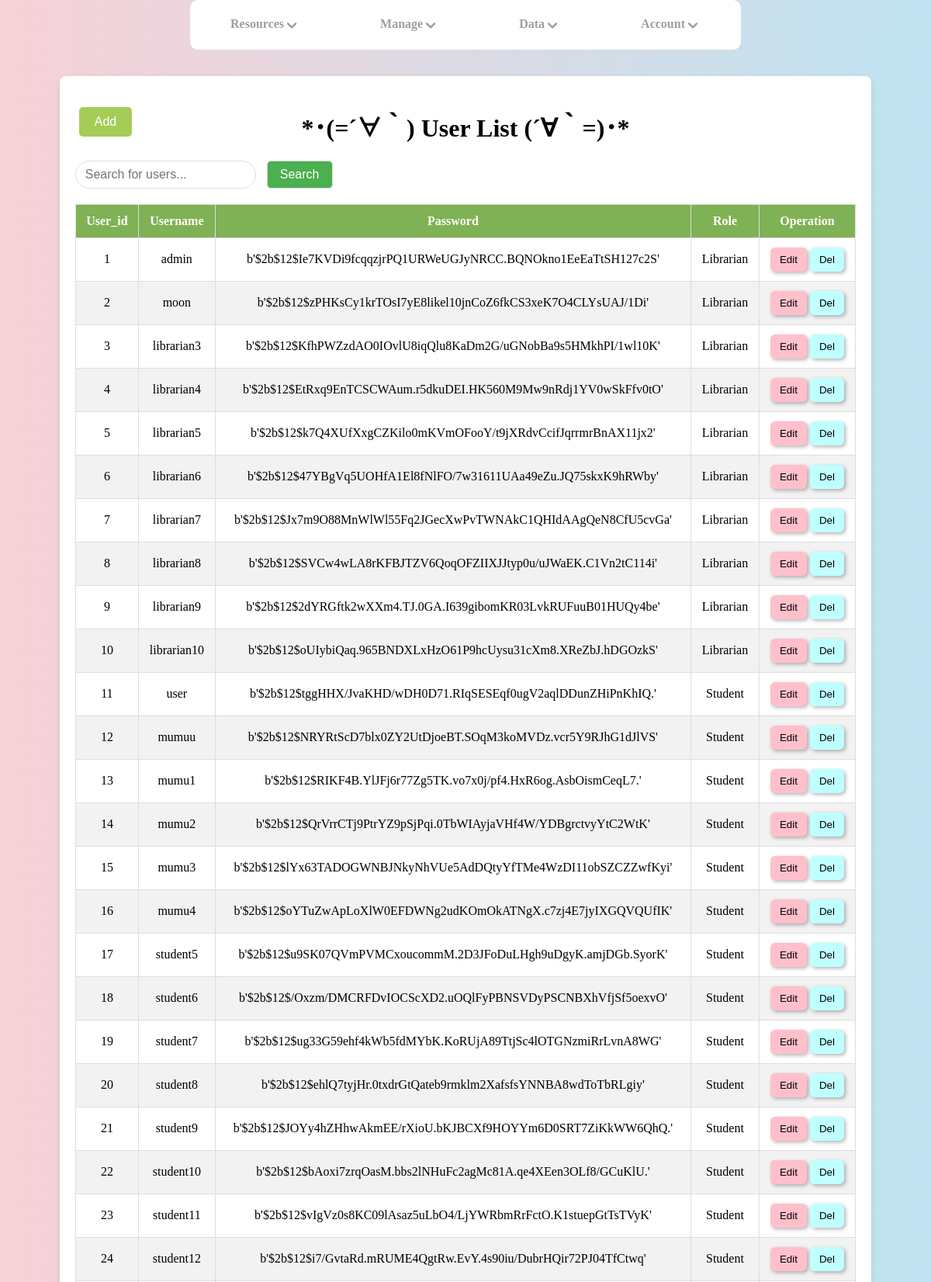
Screenshot of /users (upper part) with the database file from the repository.
### tables this page shows
CREATE TABLE users (
                    user_id INTEGER PRIMARY KEY AUTOINCREMENT,
                    username TEXT NOT NULL UNIQUE,
                    password TEXT NOT NULL,
                    role TEXT NOT NULL
                );

### app.py (the view)
@app.route('/users')
def users():  # put application's code here
    conn =get_db()
    cursor = conn.cursor()
    cursor.execute("SELECT * FROM users")
    users = cursor.fetchall()
    conn.close()
    return render_template("users.html", users=users)

### app.py (called while the page is built)
def get_db():
    conn = sqlite3.connect(DATABASE, check_same_thread=False)
    conn.row_factory = sqlite3.Row  # 允许通过列名访问数据
    return conn

### templates/users.html (shortened to what this page needs)
<!DOCTYPE html>
<html lang="en">
<head>
    <link rel="stylesheet" href="../static/css/libr_frontpage.css">
</head>
<body>
        <div class="nav">
        <div class="nav-wrapper">
            <div class="nav-item">
                <a href="#" class="alink">
                    <span>Resources</span>
                    <img src="../static/img/drop.png" alt="">
                </a>
            </div>
            <div class="nav-item">
                <a href="#" class="alink">
                    <span>Manage</span>
                    <img src="../static/img/drop.png" alt="">
                </a>
            </div>
            <div class="nav-item">
                <a href="#" class="alink">
                    <span>Data</span>
                    <img src="../static/img/drop.png" alt="">
                </a>
            </div>
            <div class="nav-item">
                <a href="#" class="alink">
                    <span>Account</span>
                    <img src="../static/img/drop.png" alt="">
                </a>
            </div>
        </div>
    </div>
    <div class="table-container">
        <button class="add-button" onclick="addInfo()">Add</button>
        <h1 style="text-align: center;">*･(=´∀｀) User List (´∀｀=)･*</h1>
        <form method="POST" action="/user_search">
            <input type="text" name="search" id="searchInput" placeholder="Search for users..." />
            <button type="submit" class="search_button">Search</button>
        </form>
        <table>
            <thead>
                <tr>
                    <th>User_id</th>
                    <th>Username</th>
                    <th>Password</th>
                    <th>Role</th>
                    <th>Operation</th>
                </tr>
            </thead>
            <tbody id="userTable">
                {% for user in users %}
                <tr>
                    <td>{{ user['user_id'] }}</td>
                    <td>{{ user['username'] }}</td>
                    <td>{{ user['password'] }}</td>
                    <td>{{ user['role'] }}</td>
                    <td>
                        <button onclick="editInfo({{ user['user_id'] }}, '{{ user['username'] }}', '{{ user['role'] }}')" class="edit-button">Edit</button>
                        <button onclick="deleteInfo({{ user['user_id'] }})" class="del-button">Del</button>
                    </td>
                </tr>
                {% endfor %}
            </tbody>
        </table>
    </div>
</body>
</html>

### static/css/libr_frontpage.css (style rules this page uses)
body { background: linear-gradient(to right, rgb(247, 209, 215), rgb(191, 227, 241)); overflow-x: hidden; display: flex; justify-content: center; }
.nav { position: absolute; left: 50%; top: 0%; transform: translate(-50%); z-index: 100; }
.nav .nav-wrapper { box-sizing: border-box; border-radius: 10px; background-color: #fff; display: flex; justify-content: flex-start; }
.nav .nav-wrapper .nav-item { color: #9e9e9e; padding: 10px 30px; cursor: pointer; font-weight: 800; position: relative; display: inline-block; }
.nav .nav-wrapper .nav-item .alink { border: 2px solid transparent; color: #9e9e9e; text-decoration: none; display: flex; flex-wrap: nowrap; padding: 10px 20px; }
.nav .nav-wrapper .nav-item .alink img { width: 20px; height: 20px; vertical-align: middle; }
.table-container { width: 85%; max-width: 1100px; padding: 20px; background-color: white; border-radius: 8px; box-shadow: 0 4px 8px rgba(0, 0, 0, 0.1); margin-top: 90px; overflow-x: auto; }
table { width: 100%; border-collapse: collapse; margin: 20px 0; }
table th, table td { padding: 12px; text-align: center; border: 1px solid #ddd; }
table th { background-color: #7fb254; color: white; }
table tr:nth-child(even) { background-color: #f2f2f2; }
#searchInput { padding: 8px 12px; font-size: 16px; border-radius: 25px; border: 1px solid #ddd; margin-right: 10px; }
.search_button { padding: 8px 16px; font-size: 16px; border-radius: 5px; border: 1px solid #ddd; background-color: #4CAF50; color: white; cursor: pointer; }

### templates/users.html (style rules this page uses)
.edit-button, .del-button { color: black; border: none; padding: 8px 12px; cursor: pointer; box-shadow: 2px 2px 5px rgba(0, 0, 0, 0.3); transition: box-shadow 0.2s ease, transform 0.2s ease; border-radius: 6px; }
.edit-button { background-color: pink; }
.del-button { background-color: #c0ffff; }
.add-button { background-color: #a5cc57; color: white; padding: 10px 20px; border: none; border-radius: 5px; font-size: 16px; cursor: pointer; position: absolute; top: 40px; left: 25px; z-index: 10; }
.table-container { position: relative; }

### rows the page displays
users: user_id "1", username "admin", password "b'$2b$12$Ie7KVDi9fcqqzjrPQ1URWeUGJyNRCC.BQNOkno1EeEaTtSH127c2S'", role "Librarian"
users: user_id "2", username "moon", password "b'$2b$12$zPHKsCy1krTOsI7yE8likel10jnCoZ6fkCS3xeK7O4CLYsUAJ/1Di'", role "Librarian"
users: user_id "3", username "librarian3", password "b'$2b$12$KfhPWZzdAO0IOvlU8iqQlu8KaDm2G/uGNobBa9s5HMkhPI/1wl10K'", role "Librarian"
users: user_id "4", username "librarian4", password "b'$2b$12$EtRxq9EnTCSCWAum.r5dkuDEI.HK560M9Mw9nRdj1YV0wSkFfv0tO'", role "Librarian"
users: user_id "5", username "librarian5", password "b'$2b$12$k7Q4XUfXxgCZKilo0mKVmOFooY/t9jXRdvCcifJqrrmrBnAX11jx2'", role "Librarian"
users: user_id "6", username "librarian6", password "b'$2b$12$47YBgVq5UOHfA1El8fNlFO/7w31611UAa49eZu.JQ75skxK9hRWby'", role "Librarian"
users: user_id "7", username "librarian7", password "b'$2b$12$Jx7m9O88MnWlWl55Fq2JGecXwPvTWNAkC1QHIdAAgQeN8CfU5cvGa'", role "Librarian"
users: user_id "8", username "librarian8", password "b'$2b$12$SVCw4wLA8rKFBJTZV6QoqOFZIIXJJtyp0u/uJWaEK.C1Vn2tC114i'", role "Librarian"
users: user_id "9", username "librarian9", password "b'$2b$12$2dYRGftk2wXXm4.TJ.0GA.I639gibomKR03LvkRUFuuB01HUQy4be'", role "Librarian"
users: user_id "10", username "librarian10", password "b'$2b$12$oUIybiQaq.965BNDXLxHzO61P9hcUysu31cXm8.XReZbJ.hDGOzkS'", role "Librarian"
users: user_id "11", username "user", password "b'$2b$12$tggHHX/JvaKHD/wDH0D71.RIqSESEqf0ugV2aqlDDunZHiPnKhIQ.'", role "Student"
users: user_id "12", username "mumuu", password "b'$2b$12$NRYRtScD7blx0ZY2UtDjoeBT.SOqM3koMVDz.vcr5Y9RJhG1dJlVS'", role "Student"
users: user_id "13", username "mumu1", password "b'$2b$12$RIKF4B.YlJFj6r77Zg5TK.vo7x0j/pf4.HxR6og.AsbOismCeqL7.'", role "Student"
users: user_id "14", username "mumu2", password "b'$2b$12$QrVrrCTj9PtrYZ9pSjPqi.0TbWIAyjaVHf4W/YDBgrctvyYtC2WtK'", role "Student"
users: user_id "15", username "mumu3", password "b'$2b$12$lYx63TADOGWNBJNkyNhVUe5AdDQtyYfTMe4WzDI11obSZCZZwfKyi'", role "Student"
users: user_id "16", username "mumu4", password "b'$2b$12$oYTuZwApLoXlW0EFDWNg2udKOmOkATNgX.c7zj4E7jyIXGQVQUfIK'", role "Student"
users: user_id "17", username "student5", password "b'$2b$12$u9SK07QVmPVMCxoucommM.2D3JFoDuLHgh9uDgyK.amjDGb.SyorK'", role "Student"
users: user_id "18", username "student6", password "b'$2b$12$/Oxzm/DMCRFDvIOCScXD2.uOQlFyPBNSVDyPSCNBXhVfjSf5oexvO'", role "Student"
users: user_id "19", username "student7", password "b'$2b$12$ug33G59ehf4kWb5fdMYbK.KoRUjA89TtjSc4lOTGNzmiRrLvnA8WG'", role "Student"
users: user_id "20", username "student8", password "b'$2b$12$ehlQ7tyjHr.0txdrGtQateb9rmklm2XafsfsYNNBA8wdToTbRLgiy'", role "Student"
users: user_id "21", username "student9", password "b'$2b$12$JOYy4hZHhwAkmEE/rXioU.bKJBCXf9HOYYm6D0SRT7ZiKkWW6QhQ.'", role "Student"
users: user_id "22", username "student10", password "b'$2b$12$bAoxi7zrqOasM.bbs2lNHuFc2agMc81A.qe4XEen3OLf8/GCuKlU.'", role "Student"
users: user_id "23", username "student11", password "b'$2b$12$vIgVz0s8KC09lAsaz5uLbO4/LjYWRbmRrFctO.K1stuepGtTsTVyK'", role "Student"
users: user_id "24", username "student12", password "b'$2b$12$i7/GvtaRd.mRUME4QgtRw.EvY.4s90iu/DubrHQir72PJ04TfCtwq'", role "Student"
